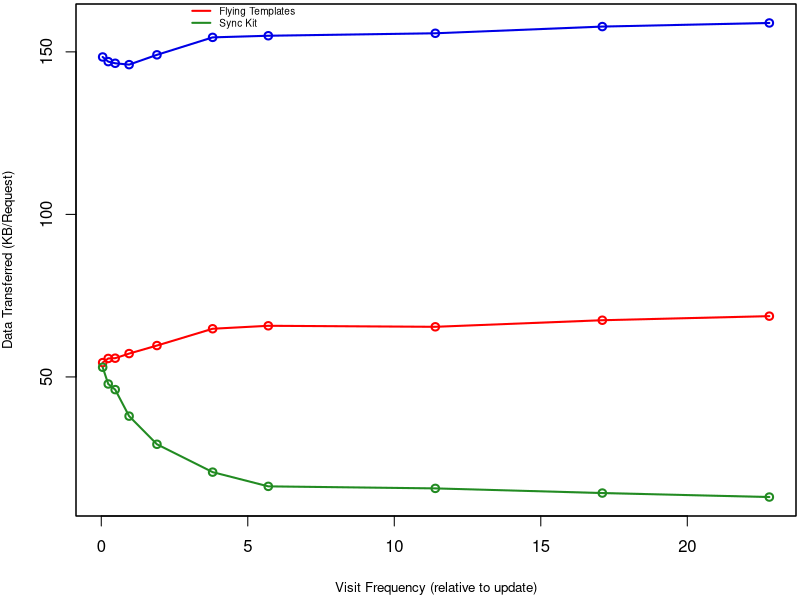

Here is the R script that generated this plot:

# ============================================================================
# PLOT 3
# Create a line graph of measured data transfer in bytes
# ----------------------------------------------------------------------------
# Parameters
#
# file,highest_rate,attempted_rate,avg_data
# test_freq_12_per_day_traditional.txt,133.600000,135,159456.000000
# test_freq_2_per_day_tokyo.txt,226.200000,193,61086.000000
# test_freq_24_per_day_synckit.txt,580.500000,503,13365.000000
#
# ============================================================================

tp <- read.csv("apache.csv",
    header=T,
    dec='.',
    na.strings=c('XXXXXXX')
)

# Aggregate across all the merged CSV file (this file should contain all 3)

# Average the data across each strategy
tpAgg <- aggregate(tp, 
                   by=list(tp$file, tp$strategy, tp$frequency), 
                   FUN=mean, 
                   na.rm=TRUE)

plot_colors <- c(rgb(r=0.0,g=0.0,b=0.9), "red", "forestgreen")

# Start PDF device driver to save output to figure.pdf
pdf(file="Figure_6_kb_transfered.pdf", height=3.5, width=5)

# Trim off excess margin space (bottom, left, top, right)par(mar=c(4.2, 3.8, 0.2, 0.2))
par(mar=c(4.2, 3.8, 0.2, 0.2))


# Graph autos using a y axis that uses the full range of value
# in autos_data. Label axes with smaller font and use larger 
# line widths.
plot(
    x=tpAgg[tpAgg$Group.2 == "Traditional",]$frequency*12/12.631578947,
    y=tpAgg[tpAgg$Group.2 == "Traditional",]$avg_data/1024, 
    type="o", 
       col=plot_colors[1], 
       ylim=range(tpAgg$avg_data/1024), 
       ann=T, 
       xlab="Visit Frequency (relative to update)",
       ylab="Data Transferred (KB/Request)", 
       cex.lab=0.8, 
       lwd=2
)

# # Make x axis tick marks without labels
# axis(1, lab=F)
# 
# # Plot y axis with smaller horizontal labels 
# axis(1, at=points[seq(7, length(points), 7)], lab=points[seq(7, length(points), 7)])
# axis(2, las=1, cex.axis=0.8)

# Create box around plot
box()
# 
# # Graph FT with thicker red dashed line
lines(
    tpAgg[tpAgg$Group.2 == "Flying Templates",]$frequency*12/12.631578947,
    tpAgg[tpAgg$Group.2 == "Flying Templates",]$avg_data/1024,
    type="o", 
    lty=1, 
    lwd=2, 
    col=plot_colors[2]
)
# 
# # Graph SK with thicker green dotted line
lines(
    tpAgg[tpAgg$Group.2 == "Sync Kit",]$frequency*12/12.631578947,
    tpAgg[tpAgg$Group.2 == "Sync Kit",]$avg_data/1024,
    type="o", 
    lty=1, 
    lwd=2, 
    col=plot_colors[3]
)

# Create a legend in the top-left corner that is slightly  
# smaller and has no border
legend(2.8, 170, c("Traditional", "Flying Templates", "Sync Kit"), cex=0.6, col=plot_colors, lty=1, lwd=2, bty="n");
  
# Turn off device driver (to flush output to PDF)
dev.off()


# Restore default margins
par(mar=c(5, 4, 4, 2) + 0.1)

